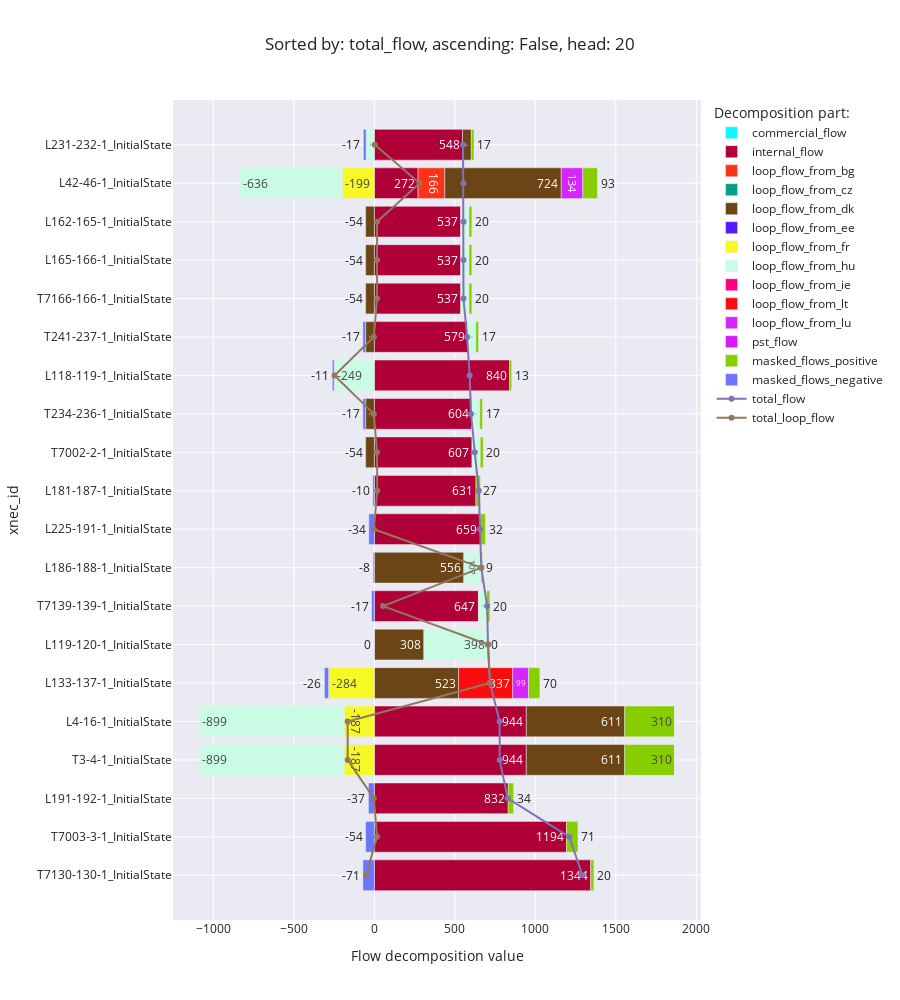

Write notebook code for a chart like this one.
### Code cell
flow_decomposition_bar_chart('total_flow')

### Figure 1 — Plotly figure (JSON) as saved in the notebook; plotly's stock layout.template omitted (floating-point values rounded to 4 significant figures)
{"data": [{"alignmentgroup": "True", "hovertemplate": "Decomposition part:=commercial_flow<br>Flow decomposition value=%{x}<br>xnec_id=%{y}<extra></extra>", "legendgroup": "commercial_flow", "marker": {"color": "#0DF9FF", "pattern": {"shape": ""}}, "name": "commercial_flow", "offsetgroup": "commercial_flow", "orientation": "h", "showlegend": true, "textposition": "auto", "texttemplate": "%{x:.0f}", "type": "bar", "x": [null, null, null, null, null, null, null, null, null, null, null, null, null, null, null, null, null, null, null, null], "xaxis": "x", "y": ["T7130-130-1_InitialState", "T7003-3-1_InitialState", "L191-192-1_InitialState", "T3-4-1_InitialState", "L4-16-1_InitialState", "L133-137-1_InitialState", "L119-120-1_InitialState", "T7139-139-1_InitialState", "L186-188-1_InitialState", "L225-191-1_InitialState", "L181-187-1_InitialState", "T7002-2-1_InitialState", "T234-236-1_InitialState", "L118-119-1_InitialState", "T241-237-1_InitialState", "T7166-166-1_InitialState", "L165-166-1_InitialState", "L162-165-1_InitialState", "L42-46-1_InitialState", "L231-232-1_InitialState"], "yaxis": "y"}, {"alignmentgroup": "True", "hovertemplate": "Decomposition part:=internal_flow<br>Flow decomposition value=%{x}<br>xnec_id=%{y}<extra></extra>", "legendgroup": "internal_flow", "marker": {"color": "#AF0038", "pattern": {"shape": ""}}, "name": "internal_flow", "offsetgroup": "internal_flow", "orientation": "h", "showlegend": true, "textposition": "auto", "texttemplate": "%{x:.0f}", "type": "bar", "x": [1344.0, 1194.0, 831.5, 944.0, 944.0, null, null, 646.6, null, 659.0, 631.2, 606.7, 603.9, 839.7, 579.3, 536.7, 536.7, 536.7, 271.9, 548.1], "xaxis": "x", "y": ["T7130-130-1_InitialState", "T7003-3-1_InitialState", "L191-192-1_InitialState", "T3-4-1_InitialState", "L4-16-1_InitialState", "L133-137-1_InitialState", "L119-120-1_InitialState", "T7139-139-1_InitialState", "L186-188-1_InitialState", "L225-191-1_InitialState", "L181-187-1_InitialState", "T7002-2-1_InitialState", "T234-236-1_InitialState", "L118-119-1_InitialState", "T241-237-1_InitialState", "T7166-166-1_InitialState", "L165-166-1_InitialState", "L162-165-1_InitialState", "L42-46-1_InitialState", "L231-232-1_InitialState"], "yaxis": "y"}, {"alignmentgroup": "True", "hovertemplate": "Decomposition part:=loop_flow_from_bg<br>Flow decomposition value=%{x}<br>xnec_id=%{y}<extra></extra>", "legendgroup": "loop_flow_from_bg", "marker": {"color": "#FD3216", "pattern": {"shape": ""}}, "name": "loop_flow_from_bg", "offsetgroup": "loop_flow_from_bg", "orientation": "h", "showlegend": true, "textposition": "auto", "texttemplate": "%{x:.0f}", "type": "bar", "x": [null, null, null, null, null, null, null, null, null, null, null, null, null, null, null, null, null, null, 165.6, null], "xaxis": "x", "y": ["T7130-130-1_InitialState", "T7003-3-1_InitialState", "L191-192-1_InitialState", "T3-4-1_InitialState", "L4-16-1_InitialState", "L133-137-1_InitialState", "L119-120-1_InitialState", "T7139-139-1_InitialState", "L186-188-1_InitialState", "L225-191-1_InitialState", "L181-187-1_InitialState", "T7002-2-1_InitialState", "T234-236-1_InitialState", "L118-119-1_InitialState", "T241-237-1_InitialState", "T7166-166-1_InitialState", "L165-166-1_InitialState", "L162-165-1_InitialState", "L42-46-1_InitialState", "L231-232-1_InitialState"], "yaxis": "y"}, {"alignmentgroup": "True", "hovertemplate": "Decomposition part:=loop_flow_from_cz<br>Flow decomposition value=%{x}<br>xnec_id=%{y}<extra></extra>", "legendgroup": "loop_flow_from_cz", "marker": {"color": "#00A08B", "pattern": {"shape": ""}}, "name": "loop_flow_from_cz", "offsetgroup": "loop_flow_from_cz", "orientation": "h", "showlegend": true, "textposition": "auto", "texttemplate": "%{x:.0f}", "type": "bar", "x": [null, null, null, null, null, null, null, null, null, null, null, null, null, null, null, null, null, null, null, null], "xaxis": "x", "y": ["T7130-130-1_InitialState", "T7003-3-1_InitialState", "L191-192-1_InitialState", "T3-4-1_InitialState", "L4-16-1_InitialState", "L133-137-1_InitialState", "L119-120-1_InitialState", "T7139-139-1_InitialState", "L186-188-1_InitialState", "L225-191-1_InitialState", "L181-187-1_InitialState", "T7002-2-1_InitialState", "T234-236-1_InitialState", "L118-119-1_InitialState", "T241-237-1_InitialState", "T7166-166-1_InitialState", "L165-166-1_InitialState", "L162-165-1_InitialState", "L42-46-1_InitialState", "L231-232-1_InitialState"], "yaxis": "y"}, {"alignmentgroup": "True", "hovertemplate": "Decomposition part:=loop_flow_from_dk<br>Flow decomposition value=%{x}<br>xnec_id=%{y}<extra></extra>", "legendgroup": "loop_flow_from_dk", "marker": {"color": "#6C4516", "pattern": {"shape": ""}}, "name": "loop_flow_from_dk", "offsetgroup": "loop_flow_from_dk", "orientation": "h", "showlegend": true, "textposition": "auto", "texttemplate": "%{x:.0f}", "type": "bar", "x": [null, null, null, 611.1, 611.1, 523.0, 307.9, null, 555.9, null, null, -54.1, -54.1, null, -54.1, -54.1, -54.1, -54.1, 723.7, 54.1], "xaxis": "x", "y": ["T7130-130-1_InitialState", "T7003-3-1_InitialState", "L191-192-1_InitialState", "T3-4-1_InitialState", "L4-16-1_InitialState", "L133-137-1_InitialState", "L119-120-1_InitialState", "T7139-139-1_InitialState", "L186-188-1_InitialState", "L225-191-1_InitialState", "L181-187-1_InitialState", "T7002-2-1_InitialState", "T234-236-1_InitialState", "L118-119-1_InitialState", "T241-237-1_InitialState", "T7166-166-1_InitialState", "L165-166-1_InitialState", "L162-165-1_InitialState", "L42-46-1_InitialState", "L231-232-1_InitialState"], "yaxis": "y"}, {"alignmentgroup": "True", "hovertemplate": "Decomposition part:=loop_flow_from_ee<br>Flow decomposition value=%{x}<br>xnec_id=%{y}<extra></extra>", "legendgroup": "loop_flow_from_ee", "marker": {"color": "#511CFB", "pattern": {"shape": ""}}, "name": "loop_flow_from_ee", "offsetgroup": "loop_flow_from_ee", "orientation": "h", "showlegend": true, "textposition": "auto", "texttemplate": "%{x:.0f}", "type": "bar", "x": [null, null, null, null, null, null, null, null, null, null, null, null, null, null, null, null, null, null, null, null], "xaxis": "x", "y": ["T7130-130-1_InitialState", "T7003-3-1_InitialState", "L191-192-1_InitialState", "T3-4-1_InitialState", "L4-16-1_InitialState", "L133-137-1_InitialState", "L119-120-1_InitialState", "T7139-139-1_InitialState", "L186-188-1_InitialState", "L225-191-1_InitialState", "L181-187-1_InitialState", "T7002-2-1_InitialState", "T234-236-1_InitialState", "L118-119-1_InitialState", "T241-237-1_InitialState", "T7166-166-1_InitialState", "L165-166-1_InitialState", "L162-165-1_InitialState", "L42-46-1_InitialState", "L231-232-1_InitialState"], "yaxis": "y"}, {"alignmentgroup": "True", "hovertemplate": "Decomposition part:=loop_flow_from_fr<br>Flow decomposition value=%{x}<br>xnec_id=%{y}<extra></extra>", "legendgroup": "loop_flow_from_fr", "marker": {"color": "#F6F926", "pattern": {"shape": ""}}, "name": "loop_flow_from_fr", "offsetgroup": "loop_flow_from_fr", "orientation": "h", "showlegend": true, "textposition": "auto", "texttemplate": "%{x:.0f}", "type": "bar", "x": [null, null, null, -187.2, -187.2, -284.0, null, null, null, null, null, null, null, null, null, null, null, null, -199.1, null], "xaxis": "x", "y": ["T7130-130-1_InitialState", "T7003-3-1_InitialState", "L191-192-1_InitialState", "T3-4-1_InitialState", "L4-16-1_InitialState", "L133-137-1_InitialState", "L119-120-1_InitialState", "T7139-139-1_InitialState", "L186-188-1_InitialState", "L225-191-1_InitialState", "L181-187-1_InitialState", "T7002-2-1_InitialState", "T234-236-1_InitialState", "L118-119-1_InitialState", "T241-237-1_InitialState", "T7166-166-1_InitialState", "L165-166-1_InitialState", "L162-165-1_InitialState", "L42-46-1_InitialState", "L231-232-1_InitialState"], "yaxis": "y"}, {"alignmentgroup": "True", "hovertemplate": "Decomposition part:=loop_flow_from_hu<br>Flow decomposition value=%{x}<br>xnec_id=%{y}<extra></extra>", "legendgroup": "loop_flow_from_hu", "marker": {"color": "#C9FBE5", "pattern": {"shape": ""}}, "name": "loop_flow_from_hu", "offsetgroup": "loop_flow_from_hu", "orientation": "h", "showlegend": true, "textposition": "auto", "texttemplate": "%{x:.0f}", "type": "bar", "x": [null, null, null, -899.3, -899.3, null, 398.1, 51.15, 107.2, null, null, 51.15, 51.15, -249.5, 51.15, 51.15, 51.15, 51.15, -636.0, -51.15], "xaxis": "x", "y": ["T7130-130-1_InitialState", "T7003-3-1_InitialState", "L191-192-1_InitialState", "T3-4-1_InitialState", "L4-16-1_InitialState", "L133-137-1_InitialState", "L119-120-1_InitialState", "T7139-139-1_InitialState", "L186-188-1_InitialState", "L225-191-1_InitialState", "L181-187-1_InitialState", "T7002-2-1_InitialState", "T234-236-1_InitialState", "L118-119-1_InitialState", "T241-237-1_InitialState", "T7166-166-1_InitialState", "L165-166-1_InitialState", "L162-165-1_InitialState", "L42-46-1_InitialState", "L231-232-1_InitialState"], "yaxis": "y"}, {"alignmentgroup": "True", "hovertemplate": "Decomposition part:=loop_flow_from_ie<br>Flow decomposition value=%{x}<br>xnec_id=%{y}<extra></extra>", "legendgroup": "loop_flow_from_ie", "marker": {"color": "#FC0080", "pattern": {"shape": ""}}, "name": "loop_flow_from_ie", "offsetgroup": "loop_flow_from_ie", "orientation": "h", "showlegend": true, "textposition": "auto", "texttemplate": "%{x:.0f}", "type": "bar", "x": [null, null, null, null, null, null, null, null, null, null, null, null, null, null, null, null, null, null, null, null], "xaxis": "x", "y": ["T7130-130-1_InitialState", "T7003-3-1_InitialState", "L191-192-1_InitialState", "T3-4-1_InitialState", "L4-16-1_InitialState", "L133-137-1_InitialState", "L119-120-1_InitialState", "T7139-139-1_InitialState", "L186-188-1_InitialState", "L225-191-1_InitialState", "L181-187-1_InitialState", "T7002-2-1_InitialState", "T234-236-1_InitialState", "L118-119-1_InitialState", "T241-237-1_InitialState", "T7166-166-1_InitialState", "L165-166-1_InitialState", "L162-165-1_InitialState", "L42-46-1_InitialState", "L231-232-1_InitialState"], "yaxis": "y"}, {"alignmentgroup": "True", "hovertemplate": "Decomposition part:=loop_flow_from_lt<br>Flow decomposition value=%{x}<br>xnec_id=%{y}<extra></extra>", "legendgroup": "loop_flow_from_lt", "marker": {"color": "#FB0D0D", "pattern": {"shape": ""}}, "name": "loop_flow_from_lt", "offsetgroup": "loop_flow_from_lt", "orientation": "h", "showlegend": true, "textposition": "auto", "texttemplate": "%{x:.0f}", "type": "bar", "x": [null, null, null, null, null, 336.6, null, null, null, null, null, null, null, null, null, null, null, null, null, null], "xaxis": "x", "y": ["T7130-130-1_InitialState", "T7003-3-1_InitialState", "L191-192-1_InitialState", "T3-4-1_InitialState", "L4-16-1_InitialState", "L133-137-1_InitialState", "L119-120-1_InitialState", "T7139-139-1_InitialState", "L186-188-1_InitialState", "L225-191-1_InitialState", "L181-187-1_InitialState", "T7002-2-1_InitialState", "T234-236-1_InitialState", "L118-119-1_InitialState", "T241-237-1_InitialState", "T7166-166-1_InitialState", "L165-166-1_InitialState", "L162-165-1_InitialState", "L42-46-1_InitialState", "L231-232-1_InitialState"], "yaxis": "y"}, {"alignmentgroup": "True", "hovertemplate": "Decomposition part:=loop_flow_from_lu<br>Flow decomposition value=%{x}<br>xnec_id=%{y}<extra></extra>", "legendgroup": "loop_flow_from_lu", "marker": {"color": "#D626FF", "pattern": {"shape": ""}}, "name": "loop_flow_from_lu", "offsetgroup": "loop_flow_from_lu", "orientation": "h", "showlegend": true, "textposition": "auto", "texttemplate": "%{x:.0f}", "type": "bar", "x": [null, null, null, null, null, 98.69, null, null, null, null, null, null, null, null, null, null, null, null, 133.8, null], "xaxis": "x", "y": ["T7130-130-1_InitialState", "T7003-3-1_InitialState", "L191-192-1_InitialState", "T3-4-1_InitialState", "L4-16-1_InitialState", "L133-137-1_InitialState", "L119-120-1_InitialState", "T7139-139-1_InitialState", "L186-188-1_InitialState", "L225-191-1_InitialState", "L181-187-1_InitialState", "T7002-2-1_InitialState", "T234-236-1_InitialState", "L118-119-1_InitialState", "T241-237-1_InitialState", "T7166-166-1_InitialState", "L165-166-1_InitialState", "L162-165-1_InitialState", "L42-46-1_InitialState", "L231-232-1_InitialState"], "yaxis": "y"}, {"alignmentgroup": "True", "hovertemplate": "Decomposition part:=pst_flow<br>Flow decomposition value=%{x}<br>xnec_id=%{y}<extra></extra>", "legendgroup": "pst_flow", "marker": {"color": "#DA16FF", "pattern": {"shape": ""}}, "name": "pst_flow", "offsetgroup": "pst_flow", "orientation": "h", "showlegend": true, "textposition": "auto", "texttemplate": "%{x:.0f}", "type": "bar", "x": [null, null, null, null, null, null, null, null, null, null, null, null, null, null, null, null, null, null, null, null], "xaxis": "x", "y": ["T7130-130-1_InitialState", "T7003-3-1_InitialState", "L191-192-1_InitialState", "T3-4-1_InitialState", "L4-16-1_InitialState", "L133-137-1_InitialState", "L119-120-1_InitialState", "T7139-139-1_InitialState", "L186-188-1_InitialState", "L225-191-1_InitialState", "L181-187-1_InitialState", "T7002-2-1_InitialState", "T234-236-1_InitialState", "L118-119-1_InitialState", "T241-237-1_InitialState", "T7166-166-1_InitialState", "L165-166-1_InitialState", "L162-165-1_InitialState", "L42-46-1_InitialState", "L231-232-1_InitialState"], "yaxis": "y"}, {"alignmentgroup": "True", "hovertemplate": "Decomposition part:=masked_flows_positive<br>Flow decomposition value=%{x}<br>xnec_id=%{y}<extra></extra>", "legendgroup": "masked_flows_positive", "marker": {"color": "#86CE00", "pattern": {"shape": ""}}, "name": "masked_flows_positive", "offsetgroup": "masked_flows_positive", "orientation": "h", "showlegend": true, "textposition": "auto", "texttemplate": "%{x:.0f}", "type": "bar", "x": [19.95, 71.1, 33.76, 309.9, 309.9, 70.0, 0.199, 19.95, 8.828, 31.55, 27.49, 19.95, 16.79, 13.32, 16.79, 19.95, 19.95, 19.95, 92.93, 17.0], "xaxis": "x", "y": ["T7130-130-1_InitialState", "T7003-3-1_InitialState", "L191-192-1_InitialState", "T3-4-1_InitialState", "L4-16-1_InitialState", "L133-137-1_InitialState", "L119-120-1_InitialState", "T7139-139-1_InitialState", "L186-188-1_InitialState", "L225-191-1_InitialState", "L181-187-1_InitialState", "T7002-2-1_InitialState", "T234-236-1_InitialState", "L118-119-1_InitialState", "T241-237-1_InitialState", "T7166-166-1_InitialState", "L165-166-1_InitialState", "L162-165-1_InitialState", "L42-46-1_InitialState", "L231-232-1_InitialState"], "yaxis": "y"}, {"alignmentgroup": "True", "hovertemplate": "Decomposition part:=masked_flows_negative<br>Flow decomposition value=%{x}<br>xnec_id=%{y}<extra></extra>", "legendgroup": "masked_flows_negative", "marker": {"color": "#6A76FC", "pattern": {"shape": ""}}, "name": "masked_flows_negative", "offsetgroup": "masked_flows_negative", "orientation": "h", "showlegend": true, "textposition": "auto", "texttemplate": "%{x:.0f}", "type": "bar", "x": [-71.1, -54.1, -36.76, 0, 0, -26.0, -0.1695, -17.0, -7.522, -34.35, -9.575, 0, -17.0, -11.35, -17.0, 0, 0, 0, 0, -16.79], "xaxis": "x", "y": ["T7130-130-1_InitialState", "T7003-3-1_InitialState", "L191-192-1_InitialState", "T3-4-1_InitialState", "L4-16-1_InitialState", "L133-137-1_InitialState", "L119-120-1_InitialState", "T7139-139-1_InitialState", "L186-188-1_InitialState", "L225-191-1_InitialState", "L181-187-1_InitialState", "T7002-2-1_InitialState", "T234-236-1_InitialState", "L118-119-1_InitialState", "T241-237-1_InitialState", "T7166-166-1_InitialState", "L165-166-1_InitialState", "L162-165-1_InitialState", "L42-46-1_InitialState", "L231-232-1_InitialState"], "yaxis": "y"}, {"mode": "lines+markers", "name": "total_flow", "type": "scatter", "x": [1293.0, 1211.0, 828.6, 778.5, 778.5, 718.3, 706.0, 700.7, 664.4, 656.2, 649.1, 623.7, 600.7, 592.2, 576.2, 553.7, 553.7, 553.7, 552.8, 551.3], "y": ["T7130-130-1_InitialState", "T7003-3-1_InitialState", "L191-192-1_InitialState", "T3-4-1_InitialState", "L4-16-1_InitialState", "L133-137-1_InitialState", "L119-120-1_InitialState", "T7139-139-1_InitialState", "L186-188-1_InitialState", "L225-191-1_InitialState", "L181-187-1_InitialState", "T7002-2-1_InitialState", "T234-236-1_InitialState", "L118-119-1_InitialState", "T241-237-1_InitialState", "T7166-166-1_InitialState", "L165-166-1_InitialState", "L162-165-1_InitialState", "L42-46-1_InitialState", "L231-232-1_InitialState"]}, {"mode": "lines+markers", "name": "total_loop_flow", "type": "scatter", "x": [-51.15, 17.0, -2.992, -165.5, -165.5, 718.3, 706.0, 54.1, 664.4, -2.796, 17.92, 17.0, -3.155, -247.5, -3.155, 17.0, 17.0, 17.0, 281.0, 3.155], "y": ["T7130-130-1_InitialState", "T7003-3-1_InitialState", "L191-192-1_InitialState", "T3-4-1_InitialState", "L4-16-1_InitialState", "L133-137-1_InitialState", "L119-120-1_InitialState", "T7139-139-1_InitialState", "L186-188-1_InitialState", "L225-191-1_InitialState", "L181-187-1_InitialState", "T7002-2-1_InitialState", "T234-236-1_InitialState", "L118-119-1_InitialState", "T241-237-1_InitialState", "T7166-166-1_InitialState", "L165-166-1_InitialState", "L162-165-1_InitialState", "L42-46-1_InitialState", "L231-232-1_InitialState"]}], "layout": {"barmode": "relative", "height": 1000, "legend": {"title": {"text": "Decomposition part:"}, "tracegroupgap": 0}, "title": {"text": "Sorted by: total_flow, ascending: False, head: 20"}, "xaxis": {"anchor": "y", "domain": [0, 1], "title": {"text": "Flow decomposition value"}}, "yaxis": {"anchor": "x", "domain": [0, 1], "title": {"text": "xnec_id"}}}}
